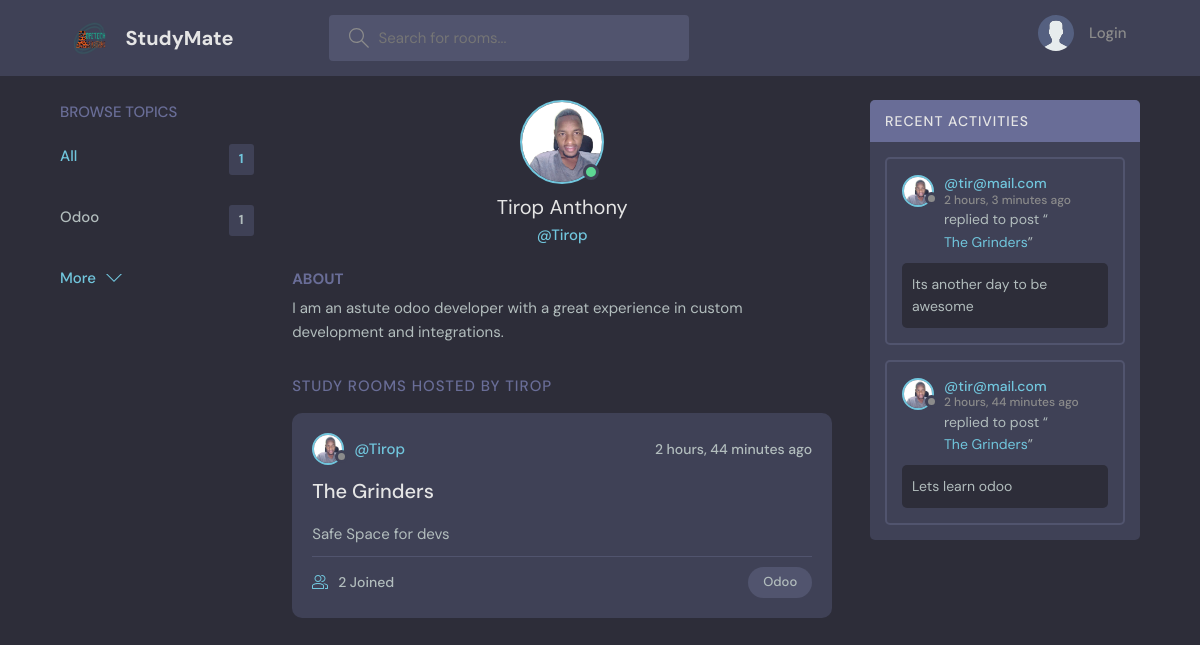
Page /profile/1/ on the committed database.
### base/models.py (models this page shows, shortened)
class Topic(models.Model):
    name = models.CharField(max_length=250)

class User(AbstractUser):
    name = models.CharField(max_length=100, null=True)
    email = models.EmailField(unique=True, null=True)
    bio = models.TextField(null=True)
    avatar = models.ImageField(null=True, default="avatar.svg")
    USERNAME_FIELD = 'email'
    REQUIRED_FIELDS = []

class Room(models.Model):
    host = models.ForeignKey(User, on_delete = models.SET_NULL, null=True)
    topic = models.ForeignKey(Topic, on_delete = models.SET_NULL, null=True)
    participants = models.ManyToManyField(User, related_name='participants', blank=True)
    name = models.CharField(max_length=250)
    description = models.TextField(null=True, blank=True) #blank not to submit empty form, null>db
    update = models.DateTimeField(auto_now=True)
    created = models.DateTimeField(auto_now_add=True)
    class Meta:
        ordering = ['-update','-created']
    def __str__(self):
        return self.name

class Message(models.Model):
    user = models.ForeignKey(User, on_delete = models.CASCADE)
    room = models.ForeignKey(Room, on_delete = models.CASCADE, null=True)
    body = models.TextField()
    update = models.DateTimeField(auto_now=True)
    created = models.DateTimeField(auto_now_add=True)
    class Meta:
        ordering = ['-update','-created']

### base/views.py (the view)
# urls.py: path('profile/<str:pk>/', views.userProfile, name='user-profile'),
def userProfile(request, pk):
    user = User.objects.get(id=pk)
    rooms = user.room_set.all()
    topics = Topic.objects.all()
    room_messages = user.message_set.all()
    context = {'user':user, 'rooms':rooms, 'room_messages': room_messages, 'topics':topics}
    return render(request, 'base/user_profile.html', context)

### base/templates/base/user_profile.html (shortened to what this page needs)
{% extends 'main.html' %}
{% block content %}
  <main class="profile-page layout layout--3">
    <div class="container">
      {% include 'base/topics_component.html' %}
      <div class="roomList">
        <div class="profile">
          <div class="profile__avatar">
            <div class="avatar avatar--large active">
              <img src="{{user.avatar.url}}" />
            </div>
          </div>
          <div class="profile__info">
            <h3>{{ user.name }}</h3>
            <p>@{{ user.username }}</p>
          </div>
          <div class="profile__about">
            <h3>About</h3>
            <p>
              {{user.bio}}
            </p>
          </div>
        </div>
        <div class="roomList__header">
          <div>
            <h2>Study Rooms Hosted by {{ user.username }}</a>
            </h2>
          </div>
        </div>
        {% include 'base/feed_component.html' %}
      </div>
      {% include 'base/activity_component.html' %}
    </div>
  </main>
{% endblock content %}

### templates/main.html (shortened to what this page needs)
{% load static %}
<!DOCTYPE html>
<html lang="en">
  <head>
    <link rel="stylesheet" href="{% static 'styles/style.css'%}" />
  </head>
  <body>
    {% include 'navbar.html' %}
        {% block content %}
        {% endblock content %}
  </body>
</html>

### templates/navbar.html (shortened to what this page needs)
{% load static %}
<header class="header header--loggedIn">
    <div class="container">
      <a href="{% url 'study-home'%}" class="header__logo">
        <img src="{% static 'images/x.png' %}"/>
        <h1>StudyMate</h1>
      </a>
      <form method="GET" action="{% url 'study-home' %}" class="header__search">
        <label>
          <input type="text" name="q" placeholder="Search for rooms..." />
        </label>
      </form>
      <nav class="header__menu">
        {% if request.user.is_authenticated %}
        <div class="header__user">
          <a href="{% url 'user-profile' request.user.id %}">
            <div class="avatar avatar--medium active">
              <img src="{{request.user.avatar.url}}" />
            </div>
            <p>{{ request.user.username }} <span>{{ request.user.username }}</span></p>
          </a>
          <button class="dropdown-button">
            <svg version="1.1" xmlns="http://www.w3.org/2000/svg" width="32" height="32" viewBox="0 0 32 32">
              <title>chevron-down</title>
              <path d="M16 21l-13-13h-3l16 16 16-16h-3l-13 13z"></path>
            </svg>
          </button>
        </div>
        {% else %}
        <a href="{% url 'study-login' %}">
          <img src="{% static 'images/avatar.svg'%}"/>
          <p>Login</p>
        </a>
        {% endif %}
      </nav>
    </div>
  </header>

### base/templates/base/topics_component.html
 <div class="topics">
 <div class="topics__header">
    <h2>Browse Topics</h2>
  </div>
  <ul class="topics__list">
    <li>
      <a href="{% url 'study-home' %}" class="active">All <span>{{ topics.count }}</span></a>
    </li>
    {% for topic in topics %}
    <li>
      <a href="{% url 'study-home' %}?q={{topic.name}}">{{topic.name}} <span>{{ topic.room_set.all.count }}</span></a>
    </li>
    {% endfor %}
  </ul>
  <a class="btn btn--link" href="{% url 'topics' %}">
    More
    <svg
      version="1.1"
      xmlns="http://www.w3.org/2000/svg"
      width="32"
      height="32"
      viewBox="0 0 32 32"
    >
      <title>chevron-down</title>
      <path d="M16 21l-13-13h-3l16 16 16-16h-3l-13 13z"></path>
    </svg>
  </a>
</div>

### base/templates/base/feed_component.html (shortened to what this page needs)
{% for room in rooms %}
<div class="roomListRoom">
  <div class="roomListRoom__header">
    <a href="{% url 'user-profile' room.host.id %}" class="roomListRoom__author">
      <div class="avatar avatar--small">
        <img src="{{room.host.avatar.url}}" />
      </div>
      <span>@{{ room.host.username }}</span>
    </a>
    <div class="roomListRoom__actions">
      <span>{{ room.created|timesince }} ago</span>
    </div>
  </div>
  <div class="roomListRoom__content">
    <a href="{% url 'study-room' room.id %}">{{ room.name }}</a>
    <p>
      {{ room.description }}
    </p>
  </div>
  <div class="roomListRoom__meta">
    <a href="{% url 'study-room' room.id %}" class="roomListRoom__joined">
      {{ room.participants.all.count}} Joined
    </a>
    <p class="roomListRoom__topic">{{ room.topic.name }}</p>
  </div>
</div>
{% endfor %}

### base/templates/base/activity_component.html (shortened to what this page needs)
<div class="activities">
  <div class="activities__header">
    <h2>Recent Activities</h2>
  </div>
  {% for message in room_messages %}
  <div class="activities__box">
    <div class="activities__boxHeader roomListRoom__header">
      <a href="{% url 'user-profile' message.user.id %}" class="roomListRoom__author">
        <div class="avatar avatar--small">
          <img src="{{message.user.avatar.url}}" />
        </div>
        <p>
            @{{ message.user}}
          <span>{{ message.created|timesince}} ago</span>
        </p>
      </a>
    </div>
    <div class="activities__boxContent">
      <p>
        replied to post “<a href="{% url 'study-room' message.room.id %}">{{ message.room }}</a
        >”
      </p>
      <div class="activities__boxRoomContent">
        {{ message.body }}
      </div>
    </div>
  </div>
  {% endfor %}
  </div>

### rows in the picture
Topic: name "Odoo", room_set.all.count "1"
User: avatar (picture), name "Tirop Anthony", username "Tirop", bio "I am an astute odoo developer with a great experience in custom development and integrations.", username "TIROP"
Room: host.avatar (picture), host.username "Tirop", created "2 hours, 44 minutes", name "The Grinders", description "Safe Space for devs", participants.all.count "2", topic.name "Odoo"
Message: user.avatar (picture), user "tir@mail.com", created "2 hours, 3 minutes", room "The Grinders", body "Its another day to be awesome"
Message: user.avatar (picture), user "tir@mail.com", created "2 hours, 44 minutes", room "The Grinders", body "Lets learn odoo"

### other values in the picture
{{ topics.count }} "1"
